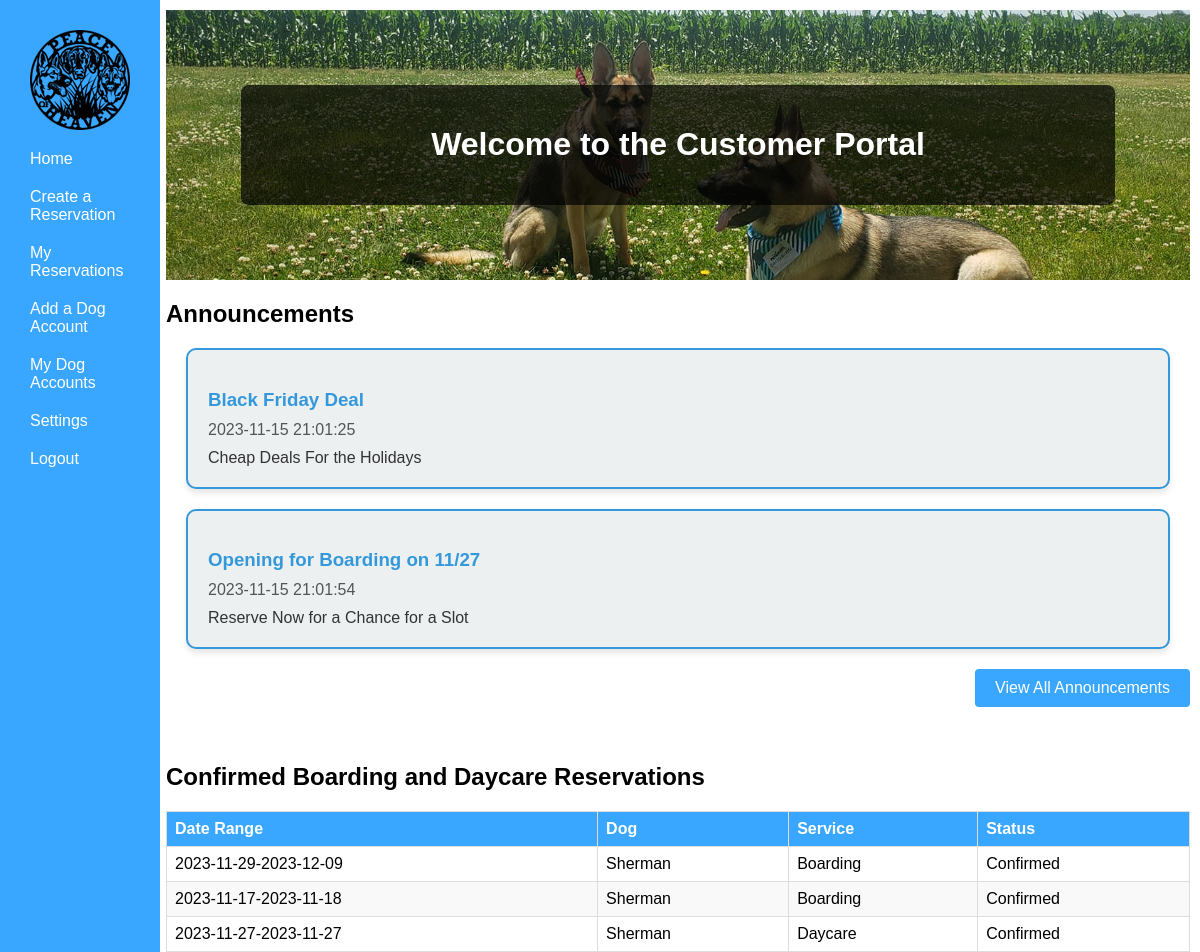
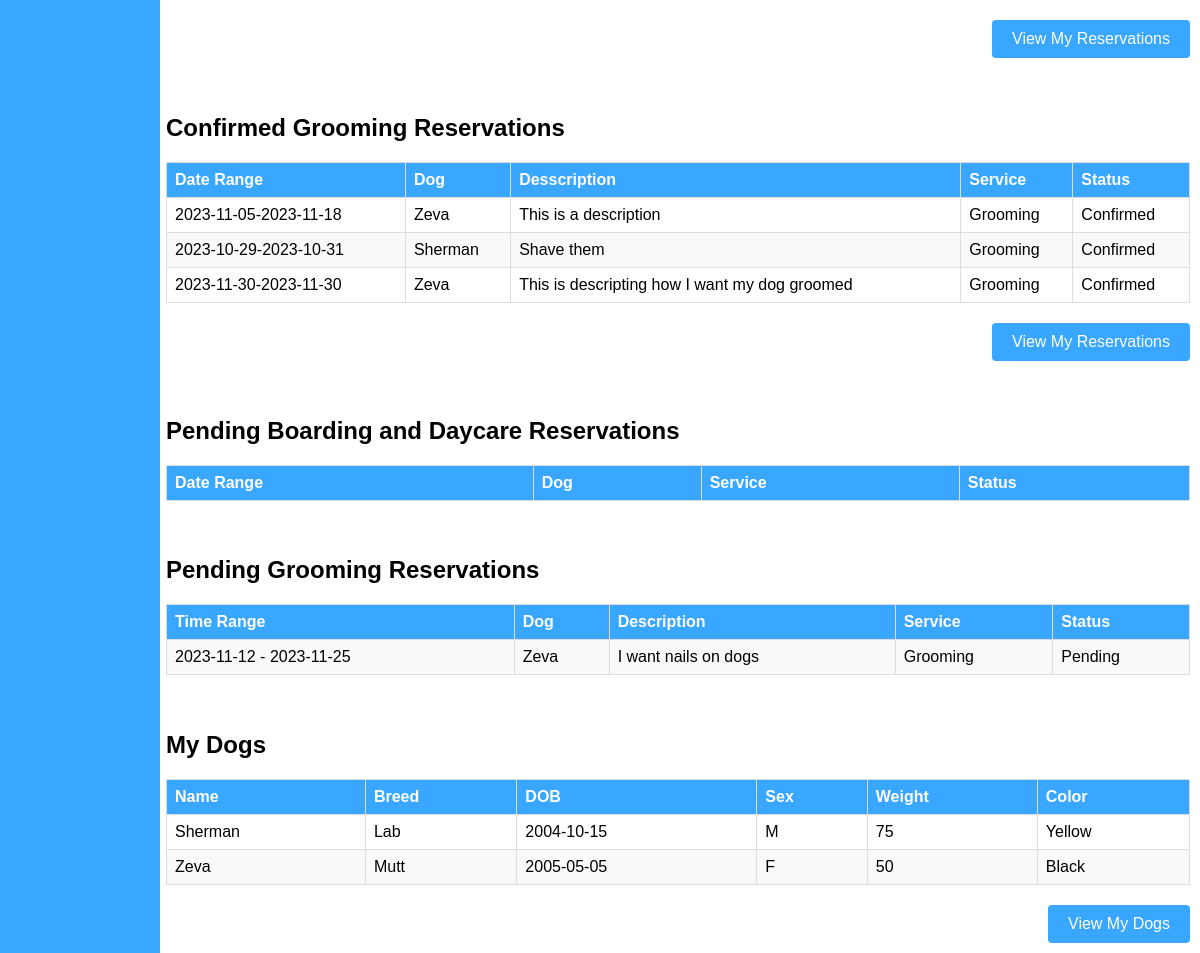
Before: /php/Customer Portal/CustHome.php (signed in) with the older database file (2 pictures, top to bottom).
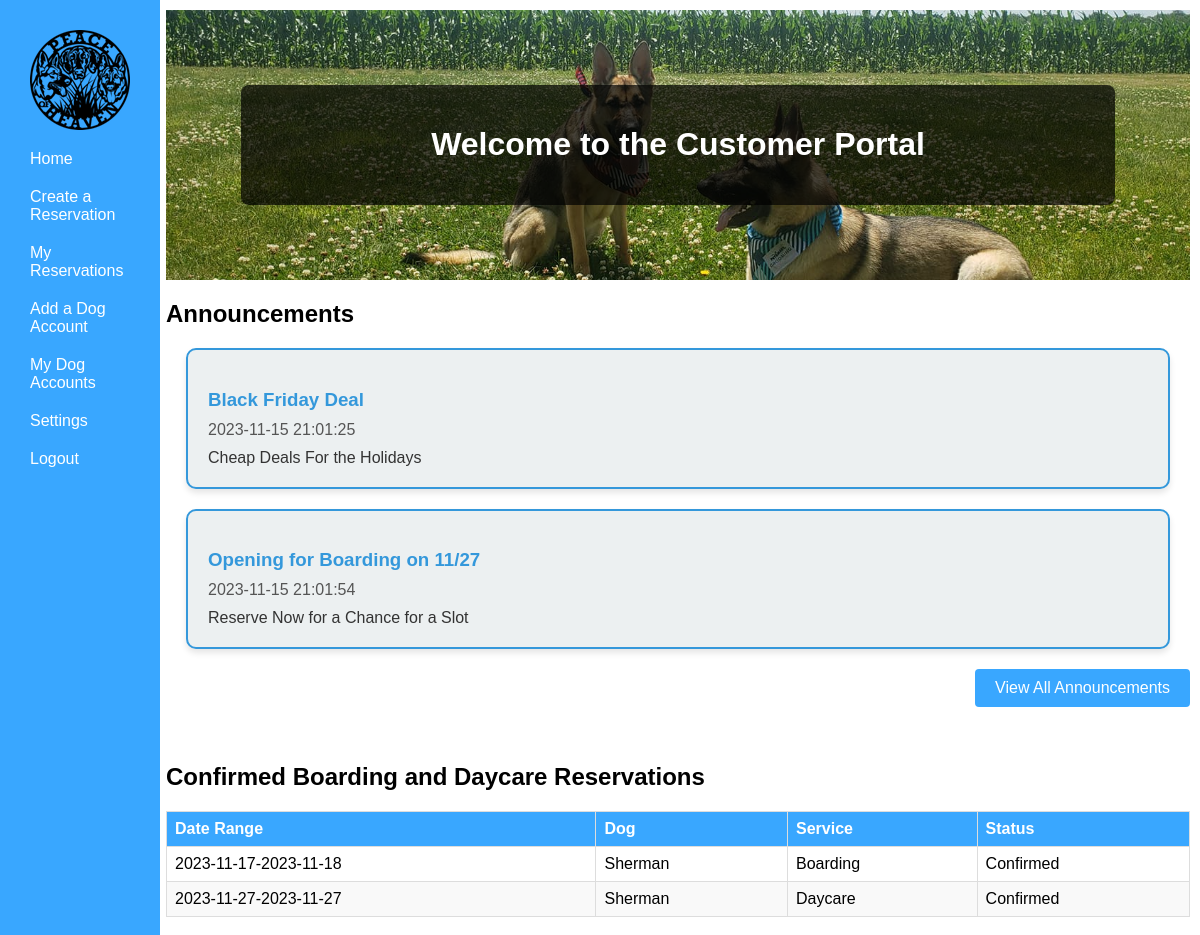
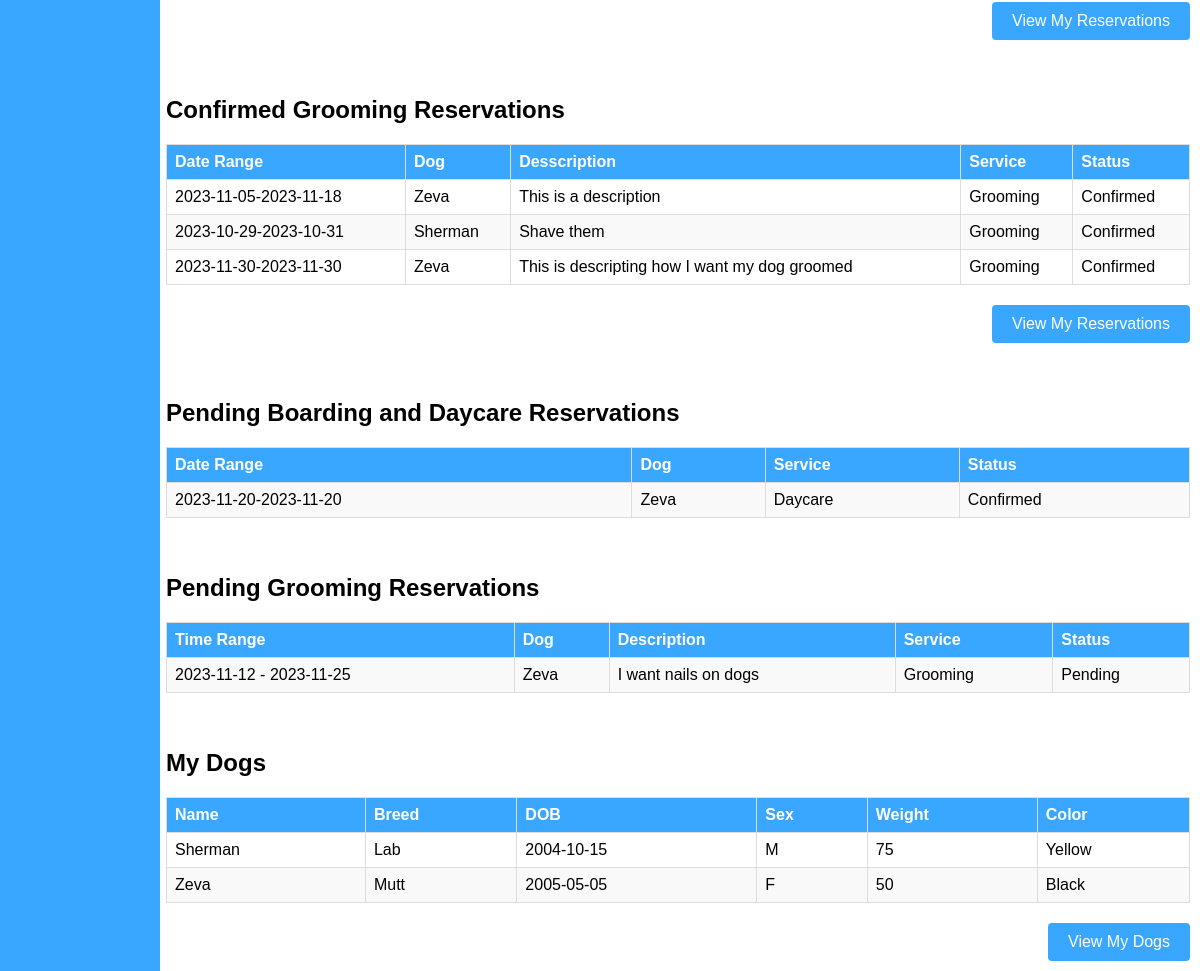
After: the same page with the newer database file (2 pictures, top to bottom).
### tables this page shows
CREATE TABLE `announcements` (
  `id` int(11) NOT NULL,
  `header` varchar(255) NOT NULL,
  `description` varchar(500) NOT NULL,
  `age` int(11) NOT NULL,
  `date` datetime NOT NULL
);

CREATE TABLE `reservation` (
  `Res_ID` int(11) NOT NULL,
  `ResStartTime` date NOT NULL,
  `ResEndTime` date NOT NULL,
  `EmerContact` text NOT NULL,
  `EmerPhone` varchar(12) NOT NULL,
  `isCheckedIn` tinyint(1) NOT NULL,
  `ServiceType` text NOT NULL,
  `isApproved` tinyint(1) NOT NULL,
  `ResDesc` varchar(500) NOT NULL,
  `isFinished` tinyint(1) NOT NULL,
  `CustID` int(11) NOT NULL,
  `DogID` int(11) NOT NULL,
  `KennelID` int(11) NOT NULL
);

CREATE TABLE `dog` (
  `DogID` int(11) NOT NULL,
  `DogName` varchar(30) NOT NULL,
  `Breed` varchar(30) NOT NULL,
  `DogDOB` date NOT NULL,
  `Sex` char(1) NOT NULL,
  `isFixed` tinyint(1) NOT NULL,
  `Weight` int(3) NOT NULL,
  `Color` varchar(16) NOT NULL,
  `HasForms` tinyint(1) NOT NULL DEFAULT 0,
  `DogOtherInfo` varchar(500) NOT NULL,
  `CustID` int(11) NOT NULL
);

CREATE TABLE `grooming_reservation` (
  `GroomResID` int(11) NOT NULL,
  `ResStartDate` date NOT NULL,
  `ResEndDate` date NOT NULL,
  `EmerContact` varchar(255) NOT NULL,
  `EmerPhone` varchar(12) NOT NULL,
  `isApproved` tinyint(1) NOT NULL DEFAULT 0,
  `GroomingDesc` varchar(500) NOT NULL,
  `isFinished` tinyint(1) NOT NULL DEFAULT 0,
  `CustID` int(11) NOT NULL,
  `DogID` int(11) NOT NULL
);

### php/Customer Portal/CustHome.php (the view, shortened to what the rows shown need)
<?php
    $user = new User();
    if($user->isLoggedIn()) {
    if($user->data()->group == 1){
        include("../Customer Portal/CustNavBar.php");
    }
?>
<!DOCTYPE html>
<html>
<head>
    <link rel="stylesheet" href="/PeaceOfHeavenWebPage/css/CustHome.css">
</head>
<body>
<div class=content>
    <div class="header">
        <div class="welcome-box">
        <h1>Welcome to the Customer Portal</h1>
        </div>
    </div>
     <h2>Announcements </h2>
      <?php
      $announcement = new Announcement();
      $announcement->postAnnouncements();
      $allAnnouncements = $announcement->data();
      if(!empty($allAnnouncements)){
        foreach($allAnnouncements as $announcement){
          $header = $announcement->header;
          $date = $announcement->date;
          $description = $announcement->description;
          echo '<div class="announcement">';
          echo '<h3>'.$header.'</h3>';
          echo '<p class="date">'.$date.'</p>';
          echo '<p class="description">'.$description.'</p>';
          echo '</div>';
        }
      }
      ?>
  <br><br>
        <h2>Confirmed Boarding and Daycare Reservations</h2>
        <table>
        <thead>
          <tr>
            <th>Date Range</th>
            <th>Dog</th>
            <th>Service</th>
            <th>Status</th>
          </tr>
    </thead>
    <tbody>
                  <?php
                $reservation = new Reservation('service', array());
                $dog = new Dog();
                $customer = new Customer();
                $customer->findCustInfo($user->data()->id);
                $custid = $customer->data()->CustID;
                $reservation->getConfirmedReservationsWithCustID($custid);
                $allReservations = $reservation->getReservationData();
                if(!empty($allReservations)){
                    foreach ($allReservations as $reservation){
                        echo '<tr>';
                        echo '<td>' . $reservation->ResStartTime . '-'.$reservation->ResEndTime.'</td>';
                        $dog->findDogInfoWithDogID($reservation->DogID);
                        $dogName = $dog->data()->DogName;
                        echo '<td>'.$dogName.'</td>';
                        echo '<td>' . $reservation->ServiceType .'</td>';
                        echo '<td> Confirmed </td>';
                        echo '</tr>';
                    }
                }  ?>
    </tbody>
  </table>
  <br><br>
      <h2>Confirmed Grooming Reservations</h2>
    <table>
    <thead>
      <tr>
        <th>Date Range</th>
        <th>Dog</th>
        <th>Desscription</th>
        <th>Service</th>
        <th>Status</th>
      </tr>
    </thead>
    <tbody>
    <?php
                $reservation = new GroomingReservation('service', array());
                $dog = new Dog();
                $customer = new Customer();
                $customer->findCustInfo($user->data()->id);
                $custid = $customer->data()->CustID;
                $reservation->getConfirmedGroomingReservationsWithCustID($custid);
                $allReservations = $reservation->getReservationData();
                if(!empty($allReservations)){
                    foreach ($allReservations as $reservation){
                        echo '<tr>';
                        echo '<td>' . $reservation->ResStartDate . '-'.$reservation->ResEndDate.'</td>';
                        $dog->findDogInfoWithDogID($reservation->DogID);
                        $dogName = $dog->data()->DogName;
                        echo '<td>'.$dogName.'</td>';
                        echo '<td>'.$reservation->GroomingDesc . '</td>';
                        echo '<td>Grooming</td>';
                        echo '<td> Confirmed </td>';
                        echo '</tr>';
                    }
                }  ?>
    </tbody>
  </table>
  <br><br>
  <h2>Pending Boarding and Daycare Reservations</h2>
  <table>
    <thead>
      <tr>
        <th>Date Range</th>
        <th>Dog</th>
        <th>Service</th>
        <th>Status</th>
      </tr>
    </thead>
    <tbody>
      <tr>
      <?php
                $reservation = new Reservation('service', array());
                $dog = new Dog();
                $customer = new Customer();
                $customer->findCustInfo($user->data()->id);
                $custid = $customer->data()->CustID;
                $reservation->getUnApprovedReservationsWithCustID($custid);
                $allReservations = $reservation->getReservationData();
                if(!empty($allReservations)){
                    foreach ($allReservations as $reservation){
                        echo '<tr>';
                        echo '<td>' . $reservation->ResStartTime . '-'.$reservation->ResEndTime.'</td>';
                        $dog->findDogInfoWithDogID($reservation->DogID);
                        $dogName = $dog->data()->DogName;
                        echo '<td>'.$dogName.'</td>';
                        echo '<td>' . $reservation->ServiceType .'</td>';
                        echo '<td> Confirmed </td>';
                        echo '</tr>';
                    }
                }  ?>
      </tr>
    </tbody>
  </table>
  <br><br>
 <h2>Pending Grooming Reservations</h2>
  <table>
    <thead>
      <tr>
        <th>Time Range</th>
        <th>Dog</th>
        <th>Description</th>
        <th>Service</th>
        <th>Status</th>
      </tr>
    </thead>
    <tbody>
      <tr>
        <?php
        $groomingReservation = new GroomingReservation('Grooming', array());
        $dog = new Dog();
        $user = new User();
        $customer = new Customer();
        $customer->findCustInfo($user->data()->id);
        $custid = $customer->data()->CustID;
        $groomingReservation->getUnApprovedReservationsWithCustID($custid);
        $allGroomingData = $groomingReservation->getReservationData();
            if(!empty($allGroomingData)){
                foreach ($allGroomingData as $reservationGrooming){
                    echo '<tr>';
                    echo '<td>'. $reservationGrooming->ResStartDate . ' - ' .  $reservationGrooming->ResEndDate.'</td>';
                    $dog->findDogInfoWithDogID($reservationGrooming->DogID);
                    $dogName = $dog->data()->DogName;
                    echo '<td>'. $dogName . '</td>';
                    echo '<td>'. $reservationGrooming->GroomingDesc. '</td>';
                    echo '<td>Grooming</td>';
                    echo '<td>Pending</td>';
                    echo '</tr>';
             }
            } ?>
      </tr>
    </tbody>
  </table>
  <br><br>
  <h2>My Dogs</h2>
  <table>
    <thead>
      <tr>
        <th>Name</th>
        <th>Breed</th>
        <th>DOB</th>
        <th>Sex</th>
        <th>Weight</th>
        <th>Color</th>
      </tr>
    </thead>
    <tbody>
        <?php
            $customer = new Customer();
            $customer->findCustInfo($user->data()->id);
            $dog = new Dog();
            $dog->findDogArray($customer->data()->CustID);
             $dogData = $dog->data();
            if(!empty($dogData)){
            foreach ($dogData as $dog) {
                    echo '<tr>';
                    echo '<td>' . $dog->DogName . '</td>';
                    echo '<td>' . $dog->Breed . '</td>';
                    echo '<td>' . $dog->DogDOB . '</td>';
                    echo '<td>' . $dog->Sex . '</td>';
                    echo '<td>' . $dog->Weight . '</td>';
                    echo '<td>' . $dog->Color . '</td>';
                    echo '</tr>';
                }
            }
        ?>
    </tbody>
  </table>
</div>
</body>
</html>
<?php } else {
            Redirect ::to('../UserHandling/login.php');
            }
?>

Changed rows visible on the page:
no longer on this page (row edited): reservation: ResStartTime "2023-11-29", ResEndTime "2023-12-09", DogID.DogName "Sherman", ServiceType "Boarding", shown under "Confirmed Boarding and Daycare Reservations"
added reservation: ResStartTime "2023-11-20", ResEndTime "2023-11-20", DogID.DogName "Zeva", ServiceType "Daycare", shown under "Pending Boarding and Daycare Reservations"
